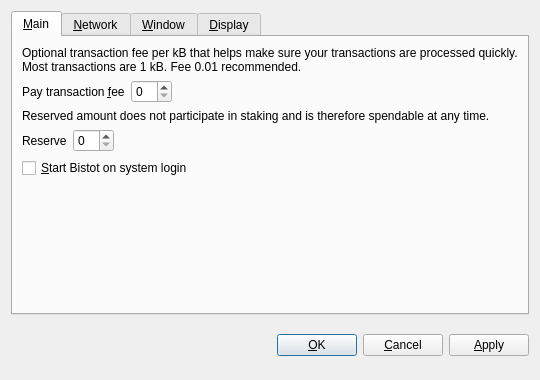
<?xml version="1.0" encoding="UTF-8"?>
<ui version="4.0">
 <class>OptionsDialog</class>
 <widget class="QDialog" name="OptionsDialog">
  <property name="geometry">
   <rect>
    <x>0</x>
    <y>0</y>
    <width>540</width>
    <height>380</height>
   </rect>
  </property>
  <property name="windowTitle">
   <string>Options</string>
  </property>
  <property name="modal">
   <bool>true</bool>
  </property>
  <layout class="QVBoxLayout" name="verticalLayout">
   <item>
    <widget class="QTabWidget" name="tabWidget">
     <property name="tabPosition">
      <enum>QTabWidget::North</enum>
     </property>
     <property name="currentIndex">
      <number>0</number>
     </property>
     <widget class="QWidget" name="tabMain">
      <attribute name="title">
       <string>&amp;Main</string>
      </attribute>
      <layout class="QVBoxLayout" name="verticalLayout_Main">
       <item>
        <widget class="QLabel" name="transactionFeeInfoLabel">
         <property name="text">
          <string>Optional transaction fee per kB that helps make sure your transactions are processed quickly. Most transactions are 1 kB. Fee 0.01 recommended.</string>
         </property>
         <property name="textFormat">
          <enum>Qt::PlainText</enum>
         </property>
         <property name="wordWrap">
          <bool>true</bool>
         </property>
        </widget>
       </item>
       <item>
        <layout class="QHBoxLayout" name="horizontalLayoutFee">
         <item>
          <widget class="QLabel" name="transactionFeeLabel">
           <property name="text">
            <string>Pay transaction &amp;fee</string>
           </property>
           <property name="textFormat">
            <enum>Qt::PlainText</enum>
           </property>
           <property name="buddy">
            <cstring>transactionFee</cstring>
           </property>
          </widget>
         </item>
         <item>
          <widget class="BitcoinAmountField" name="transactionFee"/>
         </item>
         <item>
          <spacer name="horizontalSpacerFee">
           <property name="orientation">
            <enum>Qt::Horizontal</enum>
           </property>
           <property name="sizeHint" stdset="0">
            <size>
             <width>40</width>
             <height>20</height>
            </size>
           </property>
          </spacer>
         </item>
        </layout>
       </item>
       <item>
        <widget class="QLabel" name="reserveBalanceInfoLabel">
         <property name="text">
          <string>Reserved amount does not participate in staking and is therefore spendable at any time.</string>
         </property>
         <property name="textFormat">
          <enum>Qt::PlainText</enum>
         </property>
         <property name="wordWrap">
          <bool>true</bool>
         </property>
        </widget>
       </item>
       <item>
        <layout class="QHBoxLayout" name="horizontalLayoutReserveBalance">
         <item>
          <widget class="QLabel" name="reserveBalanceLabel">
           <property name="text">
            <string>Reserve</string>
           </property>
           <property name="textFormat">
            <enum>Qt::PlainText</enum>
           </property>
           <property name="buddy">
            <cstring>reserveBalance</cstring>
           </property>
          </widget>
         </item>
         <item>
          <widget class="BitcoinAmountField" name="reserveBalance"/>
         </item>
         <item>
          <spacer name="horizontalSpacerReserveBalance">
           <property name="orientation">
            <enum>Qt::Horizontal</enum>
           </property>
           <property name="sizeHint" stdset="0">
            <size>
             <width>40</width>
             <height>20</height>
            </size>
           </property>
          </spacer>
         </item>
        </layout>
       </item>
       <item>
        <widget class="QCheckBox" name="bitcoinAtStartup">
         <property name="toolTip">
          <string>Automatically start Bistot after logging in to the system.</string>
         </property>
         <property name="text">
          <string>&amp;Start Bistot on system login</string>
         </property>
        </widget>
       </item>
       <item>
        <spacer name="verticalSpacer_Main">
         <property name="orientation">
          <enum>Qt::Vertical</enum>
         </property>
         <property name="sizeHint" stdset="0">
          <size>
           <width>20</width>
           <height>40</height>
          </size>
         </property>
        </spacer>
       </item>
      </layout>
     </widget>
     <widget class="QWidget" name="tabNetwork">
      <attribute name="title">
       <string>&amp;Network</string>
      </attribute>
      <layout class="QVBoxLayout" name="verticalLayout_Network">
       <item>
        <widget class="QCheckBox" name="mapPortUpnp">
         <property name="toolTip">
          <string>Automatically open the Bistot client port on the router. This only works when your router supports UPnP and it is enabled.</string>
         </property>
         <property name="text">
          <string>Map port using &amp;UPnP</string>
         </property>
        </widget>
       </item>
       <item>
        <widget class="QCheckBox" name="connectSocks">
         <property name="toolTip">
          <string>Connect to the Bistot network through a SOCKS5 proxy (e.g. when connecting through Tor).</string>
         </property>
         <property name="text">
          <string>&amp;Connect through SOCKS5 proxy:</string>
         </property>
        </widget>
       </item>
       <item>
        <layout class="QHBoxLayout" name="horizontalLayout_Network">
         <item>
          <widget class="QLabel" name="proxyIpLabel">
           <property name="text">
            <string>Proxy &amp;IP:</string>
           </property>
           <property name="textFormat">
            <enum>Qt::PlainText</enum>
           </property>
           <property name="buddy">
            <cstring>proxyIp</cstring>
           </property>
          </widget>
         </item>
         <item>
          <widget class="QValidatedLineEdit" name="proxyIp">
           <property name="maximumSize">
            <size>
             <width>140</width>
             <height>16777215</height>
            </size>
           </property>
           <property name="toolTip">
            <string>IP address of the proxy (e.g. 127.0.0.1)</string>
           </property>
          </widget>
         </item>
         <item>
          <widget class="QLabel" name="proxyPortLabel">
           <property name="text">
            <string>&amp;Port:</string>
           </property>
           <property name="textFormat">
            <enum>Qt::PlainText</enum>
           </property>
           <property name="buddy">
            <cstring>proxyPort</cstring>
           </property>
          </widget>
         </item>
         <item>
          <widget class="QLineEdit" name="proxyPort">
           <property name="maximumSize">
            <size>
             <width>55</width>
             <height>16777215</height>
            </size>
           </property>
           <property name="toolTip">
            <string>Port of the proxy (e.g. 9050)</string>
           </property>
          </widget>
         </item>
         <item>
          <spacer name="horizontalSpacer_Network">
           <property name="orientation">
            <enum>Qt::Horizontal</enum>
           </property>
           <property name="sizeHint" stdset="0">
            <size>
             <width>40</width>
             <height>20</height>
            </size>
           </property>
          </spacer>
         </item>
        </layout>
       </item>
       <item>
        <spacer name="verticalSpacer_Network">
         <property name="orientation">
          <enum>Qt::Vertical</enum>
         </property>
         <property name="sizeHint" stdset="0">
          <size>
           <width>20</width>
           <height>40</height>
          </size>
         </property>
        </spacer>
       </item>
      </layout>
     </widget>
     <widget class="QWidget" name="tabWindow">
      <attribute name="title">
       <string>&amp;Window</string>
      </attribute>
      <layout class="QVBoxLayout" name="verticalLayout_Window">
       <item>
        <widget class="QCheckBox" name="minimizeToTray">
         <property name="toolTip">
          <string>Show only a tray icon after minimizing the window.</string>
         </property>
         <property name="text">
          <string>&amp;Minimize to the tray instead of the taskbar</string>
         </property>
        </widget>
       </item>
       <item>
        <widget class="QCheckBox" name="minimizeOnClose">
         <property name="toolTip">
          <string>Minimize instead of exit the application when the window is closed. When this option is enabled, the application will be closed only after selecting Quit in the menu.</string>
         </property>
         <property name="text">
          <string>M&amp;inimize on close</string>
         </property>
        </widget>
       </item>
       <item>
        <spacer name="verticalSpacer_Window">
         <property name="orientation">
          <enum>Qt::Vertical</enum>
         </property>
         <property name="sizeHint" stdset="0">
          <size>
           <width>20</width>
           <height>40</height>
          </size>
         </property>
        </spacer>
       </item>
      </layout>
     </widget>
     <widget class="QWidget" name="tabDisplay">
      <attribute name="title">
       <string>&amp;Display</string>
      </attribute>
      <layout class="QVBoxLayout" name="verticalLayout_Display">
       <item>
        <layout class="QHBoxLayout" name="horizontalLayout_1_Display">
         <item>
          <widget class="QLabel" name="langLabel">
           <property name="text">
            <string>User Interface &amp;language:</string>
           </property>
           <property name="textFormat">
            <enum>Qt::PlainText</enum>
           </property>
           <property name="buddy">
            <cstring>lang</cstring>
           </property>
          </widget>
         </item>
         <item>
          <widget class="QValueComboBox" name="lang">
           <property name="toolTip">
            <string>The user interface language can be set here. This setting will take effect after restarting Bistot.</string>
           </property>
          </widget>
         </item>
        </layout>
       </item>
       <item>
        <layout class="QHBoxLayout" name="horizontalLayout_2_Display">
         <item>
          <widget class="QLabel" name="unitLabel">
           <property name="text">
            <string>&amp;Unit to show amounts in:</string>
           </property>
           <property name="textFormat">
            <enum>Qt::PlainText</enum>
           </property>
           <property name="buddy">
            <cstring>unit</cstring>
           </property>
          </widget>
         </item>
         <item>
          <widget class="QValueComboBox" name="unit">
           <property name="toolTip">
            <string>Choose the default subdivision unit to show in the interface and when sending coins.</string>
           </property>
          </widget>
         </item>
        </layout>
       </item>
       <item>
        <widget class="QCheckBox" name="coinControlFeatures">
         <property name="toolTip">
          <string>Whether to show coin control features or not.</string>
         </property>
         <property name="text">
          <string>Display coin &amp;control features (experts only!)</string>
         </property>
        </widget>
       </item>
       <item>
        <widget class="QCheckBox" name="useDarkTheme">
         <property name="text">
          <string>Use dark visual theme (requires restart)</string>
         </property>
        </widget>
       </item>
       <item>
        <spacer name="verticalSpacer_Display">
         <property name="orientation">
          <enum>Qt::Vertical</enum>
         </property>
         <property name="sizeHint" stdset="0">
          <size>
           <width>20</width>
           <height>40</height>
          </size>
         </property>
        </spacer>
       </item>
      </layout>
     </widget>
    </widget>
   </item>
   <item>
    <layout class="QHBoxLayout" name="horizontalLayout_Buttons">
     <item>
      <spacer name="horizontalSpacer_1">
       <property name="orientation">
        <enum>Qt::Horizontal</enum>
       </property>
       <property name="sizeHint" stdset="0">
        <size>
         <width>40</width>
         <height>48</height>
        </size>
       </property>
      </spacer>
     </item>
     <item>
      <widget class="QLabel" name="statusLabel">
       <property name="font">
        <font>
         <weight>75</weight>
         <bold>true</bold>
        </font>
       </property>
       <property name="text">
        <string/>
       </property>
       <property name="textFormat">
        <enum>Qt::PlainText</enum>
       </property>
       <property name="wordWrap">
        <bool>true</bool>
       </property>
      </widget>
     </item>
     <item>
      <spacer name="horizontalSpacer_2">
       <property name="orientation">
        <enum>Qt::Horizontal</enum>
       </property>
       <property name="sizeHint" stdset="0">
        <size>
         <width>40</width>
         <height>48</height>
        </size>
       </property>
      </spacer>
     </item>
     <item>
      <widget class="QPushButton" name="okButton">
       <property name="text">
        <string>&amp;OK</string>
       </property>
      </widget>
     </item>
     <item>
      <widget class="QPushButton" name="cancelButton">
       <property name="text">
        <string>&amp;Cancel</string>
       </property>
       <property name="autoDefault">
        <bool>false</bool>
       </property>
      </widget>
     </item>
     <item>
      <widget class="QPushButton" name="applyButton">
       <property name="text">
        <string>&amp;Apply</string>
       </property>
       <property name="autoDefault">
        <bool>false</bool>
       </property>
      </widget>
     </item>
    </layout>
   </item>
  </layout>
 </widget>
 <customwidgets>
  <customwidget>
   <class>BitcoinAmountField</class>
   <extends>QSpinBox</extends>
   <header>bitcoinamountfield.h</header>
  </customwidget>
  <customwidget>
   <class>QValueComboBox</class>
   <extends>QComboBox</extends>
   <header>qvaluecombobox.h</header>
  </customwidget>
  <customwidget>
   <class>QValidatedLineEdit</class>
   <extends>QLineEdit</extends>
   <header>qvalidatedlineedit.h</header>
  </customwidget>
 </customwidgets>
 <resources/>
 <connections/>
</ui>
